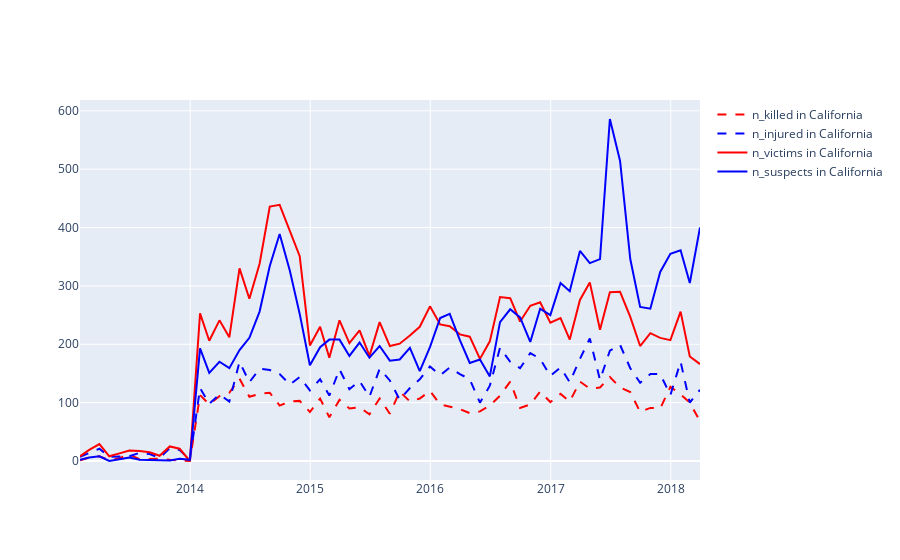

Notebook code for this chart:
### Code cell
fig4 = go.Figure()

state = 'California'

fig4.add_trace(
    go.Scatter(
        x = df.resample('M').count().index,
            y = df['n_killed'][df['state']==state].resample('M').sum(),
            name = 'n_killed in {}'.format(state), line=dict(color="#FF0000", dash='dash')
    )
)

fig4.add_trace(
    go.Scatter(
        x = df.resample('M').count().index,
            y = df['n_injured'][df['state']==state].resample('M').sum(),
            name = 'n_injured in {}'.format(state), line=dict(color="#0000FF", dash='dash')
    )
)

fig4.add_trace(
    go.Scatter(
        x = df.resample('M').count().index,
            y = df['n_victims'][df['state']==state].resample('M').sum(),
            name = 'n_victims in {}'.format(state), line=dict(color="#FF0000")
    )
)

fig4.add_trace(
    go.Scatter(
        x = df.resample('M').count().index,
            y = df['n_suspects'][df['state']==state].resample('M').sum(),
            name = 'n_suspects in {}'.format(state), line=dict(color="#0000FF")
    )
)

fig4.show()
